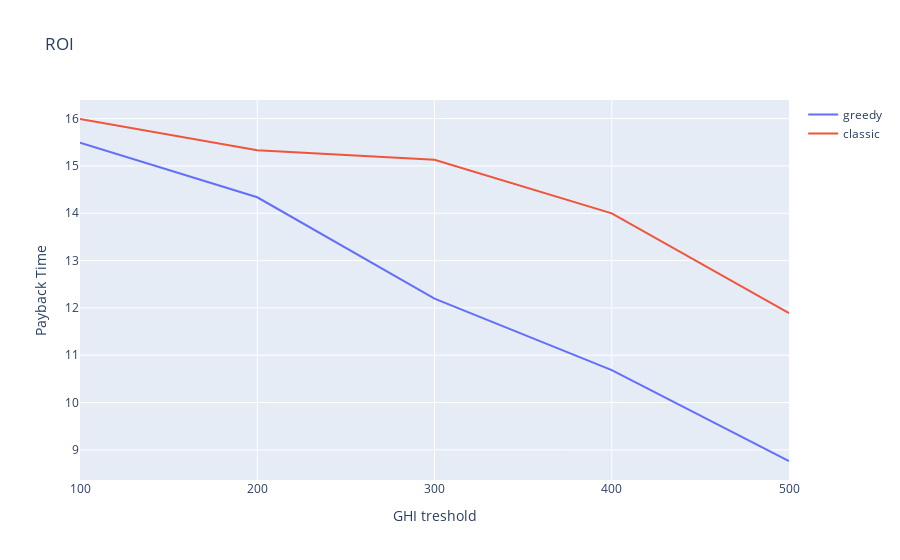

The cell this chart's notebook holds for it:
### Code cell
fig = go.Figure()
fig.add_trace(go.Scatter(x=df.names, y=df.greedyROI,
                    mode='lines',
                    name='greedy'))
fig.add_trace(go.Scatter(x=df.names, y=df.classicROI,
                    mode='lines',
                    name='classic'))
fig.update_layout(title='Payback time vs GHI treshold',
                   xaxis_title='GHI treshold',
                   yaxis_title='Payback Time')
fig

### Figure 1 — Plotly figure (JSON) as saved in the notebook; plotly's stock layout.template omitted (floating-point values rounded to 4 significant figures)
{"data": [{"mode": "lines", "name": "greedy", "type": "scatter", "x": ["100", "200", "300", "400", "500"], "y": [15.49, 14.34, 12.19, 10.68, 8.765]}, {"mode": "lines", "name": "classic", "type": "scatter", "x": ["100", "200", "300", "400", "500"], "y": [15.99, 15.33, 15.13, 14.0, 11.89]}], "layout": {"title": {"text": "ROI"}, "xaxis": {"title": {"text": "GHI treshold"}}, "yaxis": {"title": {"text": "Payback Time"}}}}
